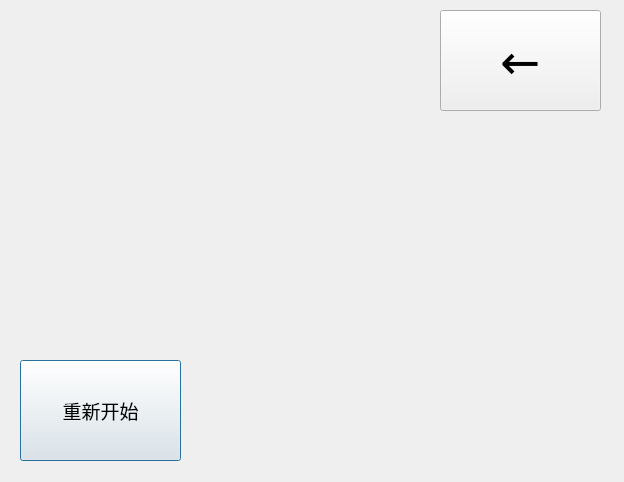
<?xml version="1.0" encoding="UTF-8"?>
<ui version="4.0">
 <class>GameResultDialog</class>
 <widget class="QDialog" name="GameResultDialog">
  <property name="geometry">
   <rect>
    <x>0</x>
    <y>0</y>
    <width>624</width>
    <height>482</height>
   </rect>
  </property>
  <property name="windowTitle">
   <string>游戏结果</string>
  </property>
  <property name="styleSheet">
   <string notr="true">border-image: url(:/images/fail_background.png);</string>
  </property>
  <property name="fixedSize" stdset="0">
   <size>
    <width>400</width>
    <height>300</height>
   </size>
  </property>
  <widget class="QPushButton" name="retryBtn">
   <property name="geometry">
    <rect>
     <x>20</x>
     <y>360</y>
     <width>161</width>
     <height>101</height>
    </rect>
   </property>
   <property name="font">
    <font>
     <family>隶书</family>
     <pointsize>14</pointsize>
    </font>
   </property>
   <property name="styleSheet">
    <string notr="true">border-image: url(:/images/fail_yes_button.png);</string>
   </property>
   <property name="text">
    <string>重新开始</string>
   </property>
  </widget>
  <widget class="QPushButton" name="backToMenuBtn">
   <property name="geometry">
    <rect>
     <x>440</x>
     <y>10</y>
     <width>161</width>
     <height>101</height>
    </rect>
   </property>
   <property name="font">
    <font>
     <family>隶书</family>
     <pointsize>36</pointsize>
    </font>
   </property>
   <property name="styleSheet">
    <string notr="true">border-image: url(:/images/fail_yes_button.png);</string>
   </property>
   <property name="text">
    <string>←</string>
   </property>
  </widget>
 </widget>
 <resources/>
 <connections/>
</ui>
